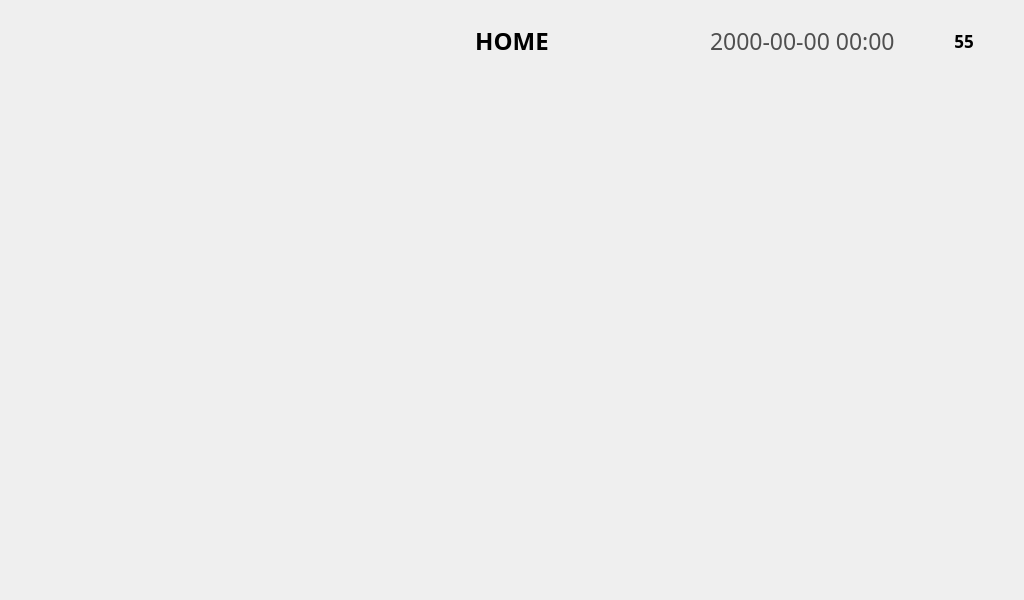
<?xml version="1.0" encoding="UTF-8"?>
<ui version="4.0">
 <class>HomeViewWindow</class>
 <widget class="QMainWindow" name="HomeViewWindow">
  <property name="geometry">
   <rect>
    <x>0</x>
    <y>0</y>
    <width>1024</width>
    <height>600</height>
   </rect>
  </property>
  <property name="palette">
   <palette>
    <active>
     <colorrole role="WindowText">
      <brush brushstyle="SolidPattern">
       <color alpha="255">
        <red>100</red>
        <green>100</green>
        <blue>100</blue>
       </color>
      </brush>
     </colorrole>
    </active>
    <inactive>
     <colorrole role="WindowText">
      <brush brushstyle="SolidPattern">
       <color alpha="255">
        <red>100</red>
        <green>100</green>
        <blue>100</blue>
       </color>
      </brush>
     </colorrole>
    </inactive>
    <disabled>
     <colorrole role="WindowText">
      <brush brushstyle="SolidPattern">
       <color alpha="255">
        <red>120</red>
        <green>120</green>
        <blue>120</blue>
       </color>
      </brush>
     </colorrole>
    </disabled>
   </palette>
  </property>
  <property name="font">
   <font>
    <pointsize>14</pointsize>
    <weight>75</weight>
    <bold>true</bold>
   </font>
  </property>
  <property name="windowTitle">
   <string notr="true">Home</string>
  </property>
  <property name="unifiedTitleAndToolBarOnMac">
   <bool>false</bool>
  </property>
  <widget class="QWidget" name="centralwidget">
   <widget class="QPushButton" name="pushButton_Qualitative">
    <property name="geometry">
     <rect>
      <x>193</x>
      <y>161</y>
      <width>235</width>
      <height>235</height>
     </rect>
    </property>
    <property name="text">
     <string/>
    </property>
    <property name="icon">
     <iconset>
      <normaloff>image/02_Home/Home_Icon_Quali.png</normaloff>image/02_Home/Home_Icon_Quali.png</iconset>
    </property>
    <property name="iconSize">
     <size>
      <width>235</width>
      <height>235</height>
     </size>
    </property>
    <property name="flat">
     <bool>true</bool>
    </property>
   </widget>
   <widget class="QPushButton" name="pushButton_Quantitative">
    <property name="geometry">
     <rect>
      <x>594</x>
      <y>161</y>
      <width>231</width>
      <height>235</height>
     </rect>
    </property>
    <property name="text">
     <string/>
    </property>
    <property name="icon">
     <iconset>
      <normaloff>image/02_Home/Home_Icon_Quanti.png</normaloff>image/02_Home/Home_Icon_Quanti.png</iconset>
    </property>
    <property name="iconSize">
     <size>
      <width>235</width>
      <height>235</height>
     </size>
    </property>
    <property name="flat">
     <bool>true</bool>
    </property>
   </widget>
   <widget class="QLabel" name="label_2">
    <property name="geometry">
     <rect>
      <x>0</x>
      <y>498</y>
      <width>1024</width>
      <height>102</height>
     </rect>
    </property>
    <property name="text">
     <string/>
    </property>
    <property name="pixmap">
     <pixmap>image/02_Home/Home_Bottom_Dock_Bar.png</pixmap>
    </property>
    <property name="alignment">
     <set>Qt::AlignCenter</set>
    </property>
   </widget>
   <widget class="QPushButton" name="pushButton_Info">
    <property name="geometry">
     <rect>
      <x>765</x>
      <y>498</y>
      <width>112</width>
      <height>102</height>
     </rect>
    </property>
    <property name="text">
     <string/>
    </property>
    <property name="icon">
     <iconset>
      <normaloff>image/02_Home/Home_Dock_Info.png</normaloff>image/02_Home/Home_Dock_Info.png</iconset>
    </property>
    <property name="iconSize">
     <size>
      <width>112</width>
      <height>102</height>
     </size>
    </property>
    <property name="flat">
     <bool>true</bool>
    </property>
   </widget>
   <widget class="QPushButton" name="pushButton_Settings">
    <property name="geometry">
     <rect>
      <x>353</x>
      <y>498</y>
      <width>112</width>
      <height>102</height>
     </rect>
    </property>
    <property name="text">
     <string/>
    </property>
    <property name="icon">
     <iconset>
      <normaloff>image/02_Home/Home_Dock_Settings.png</normaloff>image/02_Home/Home_Dock_Settings.png</iconset>
    </property>
    <property name="iconSize">
     <size>
      <width>112</width>
      <height>102</height>
     </size>
    </property>
    <property name="flat">
     <bool>true</bool>
    </property>
   </widget>
   <widget class="QPushButton" name="pushButton_ResultList">
    <property name="geometry">
     <rect>
      <x>559</x>
      <y>498</y>
      <width>102</width>
      <height>102</height>
     </rect>
    </property>
    <property name="text">
     <string/>
    </property>
    <property name="icon">
     <iconset>
      <normaloff>image/02_Home/Home_Dock_Result.png</normaloff>image/02_Home/Home_Dock_Result.png</iconset>
    </property>
    <property name="iconSize">
     <size>
      <width>112</width>
      <height>102</height>
     </size>
    </property>
    <property name="flat">
     <bool>true</bool>
    </property>
   </widget>
   <widget class="QPushButton" name="pushButton_Operator">
    <property name="geometry">
     <rect>
      <x>147</x>
      <y>498</y>
      <width>102</width>
      <height>102</height>
     </rect>
    </property>
    <property name="text">
     <string/>
    </property>
    <property name="icon">
     <iconset>
      <normaloff>image/02_Home/Home_Dock_Operator.png</normaloff>image/02_Home/Home_Dock_Operator.png</iconset>
    </property>
    <property name="iconSize">
     <size>
      <width>112</width>
      <height>102</height>
     </size>
    </property>
    <property name="flat">
     <bool>true</bool>
    </property>
   </widget>
   <widget class="QLabel" name="label_DateNClock">
    <property name="geometry">
     <rect>
      <x>710</x>
      <y>24</y>
      <width>210</width>
      <height>34</height>
     </rect>
    </property>
    <property name="palette">
     <palette>
      <active>
       <colorrole role="WindowText">
        <brush brushstyle="SolidPattern">
         <color alpha="255">
          <red>79</red>
          <green>79</green>
          <blue>79</blue>
         </color>
        </brush>
       </colorrole>
      </active>
      <inactive>
       <colorrole role="WindowText">
        <brush brushstyle="SolidPattern">
         <color alpha="255">
          <red>79</red>
          <green>79</green>
          <blue>79</blue>
         </color>
        </brush>
       </colorrole>
      </inactive>
      <disabled>
       <colorrole role="WindowText">
        <brush brushstyle="SolidPattern">
         <color alpha="255">
          <red>120</red>
          <green>120</green>
          <blue>120</blue>
         </color>
        </brush>
       </colorrole>
      </disabled>
     </palette>
    </property>
    <property name="font">
     <font>
      <family>Pretendard</family>
      <pointsize>17</pointsize>
      <weight>50</weight>
      <bold>false</bold>
     </font>
    </property>
    <property name="text">
     <string>2000-00-00 00:00</string>
    </property>
    <property name="alignment">
     <set>Qt::AlignLeading|Qt::AlignLeft|Qt::AlignVCenter</set>
    </property>
   </widget>
   <widget class="QLabel" name="label">
    <property name="geometry">
     <rect>
      <x>407</x>
      <y>24</y>
      <width>210</width>
      <height>34</height>
     </rect>
    </property>
    <property name="palette">
     <palette>
      <active>
       <colorrole role="WindowText">
        <brush brushstyle="SolidPattern">
         <color alpha="255">
          <red>0</red>
          <green>0</green>
          <blue>0</blue>
         </color>
        </brush>
       </colorrole>
      </active>
      <inactive>
       <colorrole role="WindowText">
        <brush brushstyle="SolidPattern">
         <color alpha="255">
          <red>0</red>
          <green>0</green>
          <blue>0</blue>
         </color>
        </brush>
       </colorrole>
      </inactive>
      <disabled>
       <colorrole role="WindowText">
        <brush brushstyle="SolidPattern">
         <color alpha="255">
          <red>120</red>
          <green>120</green>
          <blue>120</blue>
         </color>
        </brush>
       </colorrole>
      </disabled>
     </palette>
    </property>
    <property name="font">
     <font>
      <family>Pretendard</family>
      <pointsize>18</pointsize>
      <weight>75</weight>
      <bold>true</bold>
     </font>
    </property>
    <property name="text">
     <string>HOME</string>
    </property>
    <property name="alignment">
     <set>Qt::AlignCenter</set>
    </property>
   </widget>
   <widget class="QLabel" name="label_4">
    <property name="geometry">
     <rect>
      <x>934</x>
      <y>25</y>
      <width>64</width>
      <height>30</height>
     </rect>
    </property>
    <property name="text">
     <string/>
    </property>
    <property name="pixmap">
     <pixmap>image/Icon/Battery_Icon-050.png</pixmap>
    </property>
   </widget>
   <widget class="QLabel" name="label_BatteryGuage">
    <property name="geometry">
     <rect>
      <x>945</x>
      <y>26</y>
      <width>38</width>
      <height>30</height>
     </rect>
    </property>
    <property name="palette">
     <palette>
      <active>
       <colorrole role="WindowText">
        <brush brushstyle="SolidPattern">
         <color alpha="255">
          <red>0</red>
          <green>0</green>
          <blue>0</blue>
         </color>
        </brush>
       </colorrole>
      </active>
      <inactive>
       <colorrole role="WindowText">
        <brush brushstyle="SolidPattern">
         <color alpha="255">
          <red>0</red>
          <green>0</green>
          <blue>0</blue>
         </color>
        </brush>
       </colorrole>
      </inactive>
      <disabled>
       <colorrole role="WindowText">
        <brush brushstyle="SolidPattern">
         <color alpha="255">
          <red>120</red>
          <green>120</green>
          <blue>120</blue>
         </color>
        </brush>
       </colorrole>
      </disabled>
     </palette>
    </property>
    <property name="font">
     <font>
      <family>Pretendard</family>
      <pointsize>13</pointsize>
      <weight>75</weight>
      <bold>true</bold>
     </font>
    </property>
    <property name="text">
     <string>55</string>
    </property>
    <property name="alignment">
     <set>Qt::AlignCenter</set>
    </property>
   </widget>
  </widget>
 </widget>
 <resources/>
 <connections/>
</ui>
